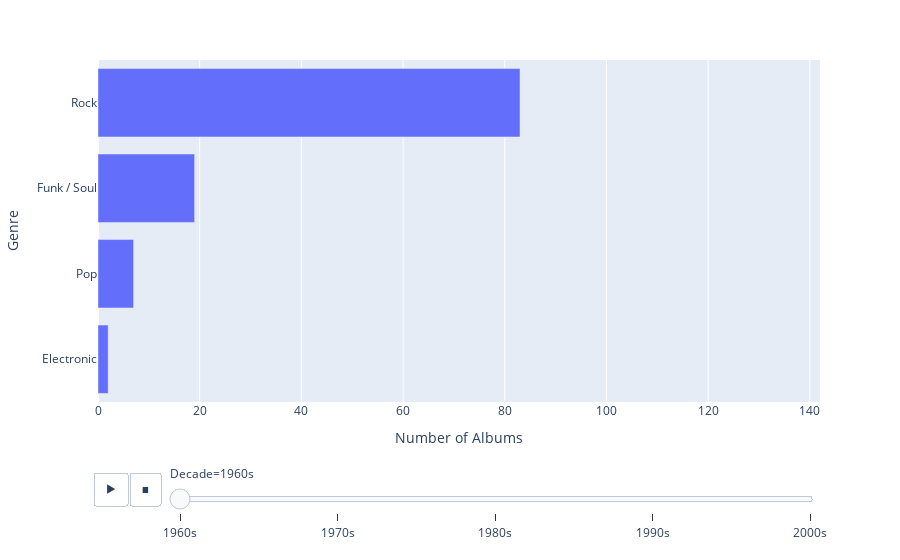

The notebook cell saved with this chart:
### Code cell
import plotly.express as px

# Create a new DataFrame to store the data for the plot
data = []

# Specify the order of genres
all_genres = ["Rock","Funk / Soul","Pop","Electronic"]

# Loop over each decade
for start_year in range(1960, 2001, 10):
    end_year = start_year + 9
    filtered_dataset = dataset[(dataset['Year'] >= start_year) & (dataset['Year'] <= end_year)]
    genre_albums = {genre: 0 for genre in all_genres}
    counts = filtered_dataset['Genre'].value_counts()
    for genres in counts.index:
        count = counts[genres]
        genres = genres.strip()
        split_genres = genres.split(',')
        for genre in split_genres:
            genre = genre.strip(" & ")
            if genre in genre_albums:
                genre_albums[genre] += count
    for genre, count in genre_albums.items():
        data.append({'Decade': str(start_year) + 's', 'Genre': genre, 'Number of Albums': count})

# Convert the data to a DataFrame
df = pd.DataFrame(data)
df = df[df['Genre'].isin(all_genres)]
# Create the animated bar chart
fig5_genre_list = px.bar(df, x='Number of Albums', y='Genre', animation_frame='Decade', orientation='h', 
             range_x=[0, df['Number of Albums'].max()], 
             category_orders={'Genre': all_genres})

# Show the plot
fig5_genre_list.show()

### Figure 1 — Plotly figure (JSON) as saved in the notebook; plotly's stock layout.template omitted (floating-point values rounded to 4 significant figures)
{"data": [{"alignmentgroup": "True", "hovertemplate": "Decade=1960s<br>Number of Albums=%{x}<br>Genre=%{y}<extra></extra>", "legendgroup": "", "marker": {"color": "#636efa", "pattern": {"shape": ""}}, "name": "", "offsetgroup": "", "orientation": "h", "showlegend": false, "textposition": "auto", "type": "bar", "x": [83, 19, 7, 2], "xaxis": "x", "y": ["Rock", "Funk / Soul", "Pop", "Electronic"], "yaxis": "y"}], "layout": {"barmode": "relative", "legend": {"tracegroupgap": 0}, "margin": {"t": 60}, "sliders": [{"active": 0, "currentvalue": {"prefix": "Decade="}, "len": 0.9, "pad": {"b": 10, "t": 60}, "steps": [{"args": [["1960s"], {"frame": {"duration": 0, "redraw": true}, "fromcurrent": true, "mode": "immediate", "transition": {"duration": 0, "easing": "linear"}}], "label": "1960s", "method": "animate"}, {"args": [["1970s"], {"frame": {"duration": 0, "redraw": true}, "fromcurrent": true, "mode": "immediate", "transition": {"duration": 0, "easing": "linear"}}], "label": "1970s", "method": "animate"}, {"args": [["1980s"], {"frame": {"duration": 0, "redraw": true}, "fromcurrent": true, "mode": "immediate", "transition": {"duration": 0, "easing": "linear"}}], "label": "1980s", "method": "animate"}, {"args": [["1990s"], {"frame": {"duration": 0, "redraw": true}, "fromcurrent": true, "mode": "immediate", "transition": {"duration": 0, "easing": "linear"}}], "label": "1990s", "method": "animate"}, {"args": [["2000s"], {"frame": {"duration": 0, "redraw": true}, "fromcurrent": true, "mode": "immediate", "transition": {"duration": 0, "easing": "linear"}}], "label": "2000s", "method": "animate"}], "x": 0.1, "xanchor": "left", "y": 0, "yanchor": "top"}], "updatemenus": [{"buttons": [{"args": [null, {"frame": {"duration": 500, "redraw": true}, "fromcurrent": true, "mode": "immediate", "transition": {"duration": 500, "easing": "linear"}}], "label": "&#9654;", "method": "animate"}, {"args": [[null], {"frame": {"duration": 0, "redraw": true}, "fromcurrent": true, "mode": "immediate", "transition": {"duration": 0, "easing": "linear"}}], "label": "&#9724;", "method": "animate"}], "direction": "left", "pad": {"r": 10, "t": 70}, "showactive": false, "type": "buttons", "x": 0.1, "xanchor": "right", "y": 0, "yanchor": "top"}], "xaxis": {"anchor": "y", "domain": [0, 1], "range": [0, 142], "title": {"text": "Number of Albums"}}, "yaxis": {"anchor": "x", "categoryarray": ["Electronic", "Pop", "Funk / Soul", "Rock"], "categoryorder": "array", "domain": [0, 1], "title": {"text": "Genre"}}}}
